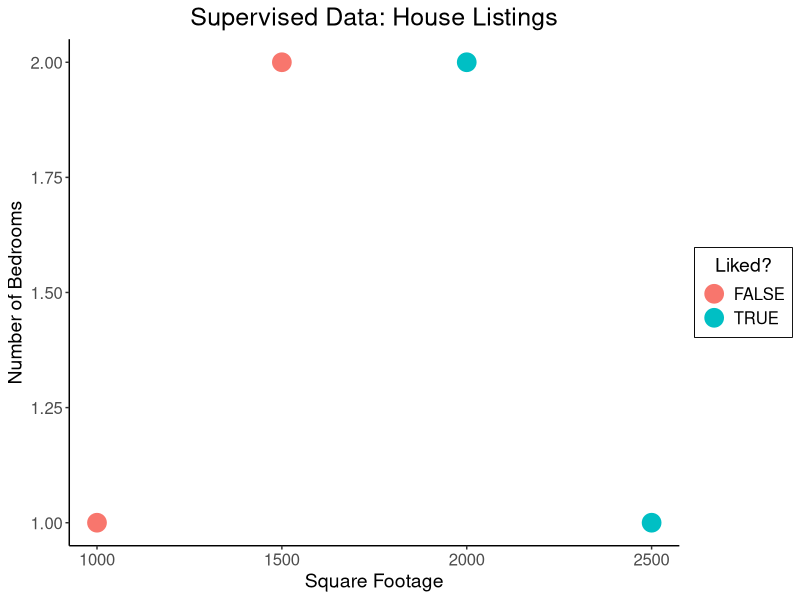
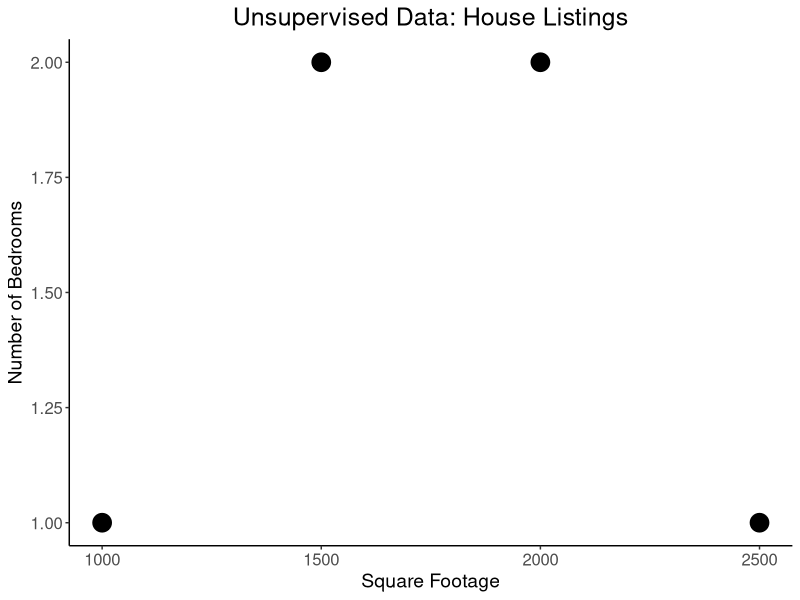
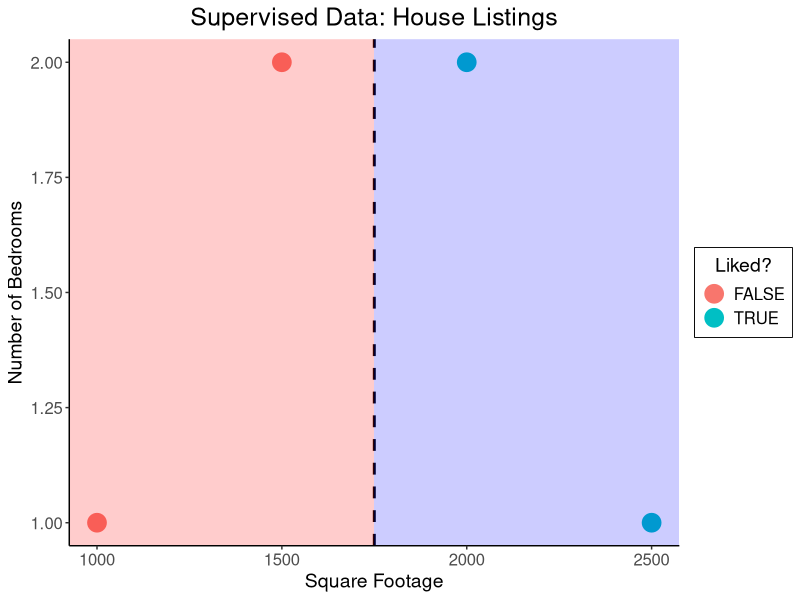
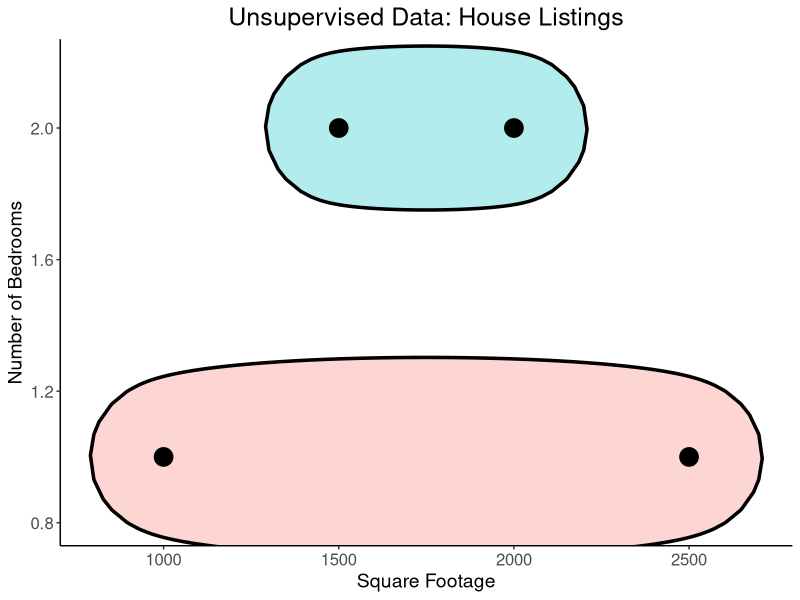

Here is the R script that generated these plots, in order:
## ---- chunk 1
library(knitr)
library(ggplot2)
library(dplyr)
library(ggforce)
global_theme <- ggplot2::theme_classic() + ggplot2::theme(
  plot.title = element_text(hjust = 0.5, size = 18),
  axis.title = element_text(size = 14),
  axis.text = element_text(size = 12),
  legend.title = element_text(size = 14, hjust = 0.5),
  legend.text = element_text(size = 12),
  legend.box.background = element_rect(colour = "black")
)
knitr::opts_chunk$set(fig.align="center")
g_pointsize <- 6
## ---- chunk 2
sup_data <- tibble::tribble(
  ~home_id, ~sqft, ~bedrooms, ~liked,
  0, 1000, 1, FALSE,
  1, 2000, 2, TRUE,
  2, 2500, 1, TRUE,
  3, 1500, 2, FALSE
)
## ---- chunk 3
sup_data
## ---- chunk 4
unsup_data <- tibble::tribble(
  ~home_id, ~sqft, ~bedrooms,
  0, 1000, 1,
  1, 2000, 2,
  2, 2500, 1,
  3, 1500, 2
)
## ---- chunk 5
unsup_data
## ---- chunk 6
ggplot(sup_data, aes(x=sqft, y=bedrooms, color=liked)) + 
  geom_point(size=g_pointsize) +
  labs(
    title = "Supervised Data: House Listings",
    x = "Square Footage",
    y = "Number of Bedrooms",
    color = "Liked?"
  ) +
  global_theme
## ---- chunk 7
ggplot(unsup_data, aes(x=sqft, y=bedrooms)) + 
  geom_point(size=g_pointsize) +
  labs(
    x = "Square Footage",
    y = "Number of Bedrooms",
    color = "Liked?"
  ) +
  global_theme +
  ggtitle("Unsupervised Data: House Listings")
## ---- chunk 8
ggplot(sup_data, aes(x=sqft, y=bedrooms, color=liked)) + 
  geom_point(size=g_pointsize) +
  labs(
    title = "Supervised Data: House Listings",
    x = "Square Footage",
    y = "Number of Bedrooms",
    color = "Liked?"
  ) +
  global_theme +
  geom_vline(xintercept = 1750, linetype="dashed", color = "black", size=1) +
  annotate('rect', xmin=-Inf, xmax=1750, ymin=-Inf, ymax=Inf, alpha=.2, fill='red') +
  annotate('rect', xmin=1750, xmax=Inf, ymin=-Inf, ymax=Inf, alpha=.2, fill='blue')
  #geom_rect(aes(xmin=-Inf, xmax=Inf, ymin=0, ymax=Inf, alpha=.2, fill='red'))
## ---- chunk 9
unsup_grouped <- unsup_data %>% mutate(big=bedrooms > 1)
ggplot(unsup_grouped, aes(x=sqft, y=bedrooms)) + 
  geom_mark_ellipse(expand=0.1, aes(fill=big), size = 1.2) +
  geom_point(size=g_pointsize) +
  labs(
    x = "Square Footage",
    y = "Number of Bedrooms"
  ) +
  global_theme +
  ggtitle("Unsupervised Data: House Listings") +
  theme(legend.position = "none") +
  expand_limits(x=c(800,2700), y=c(0.8,2.2))
  #geom_path(data=df_ell, aes(x=x, y=y,colour=group), size=1, linetype=2)
  #stat_ellipse(data=unsup_data %>% dplyr::filter(bedrooms <= 1))
